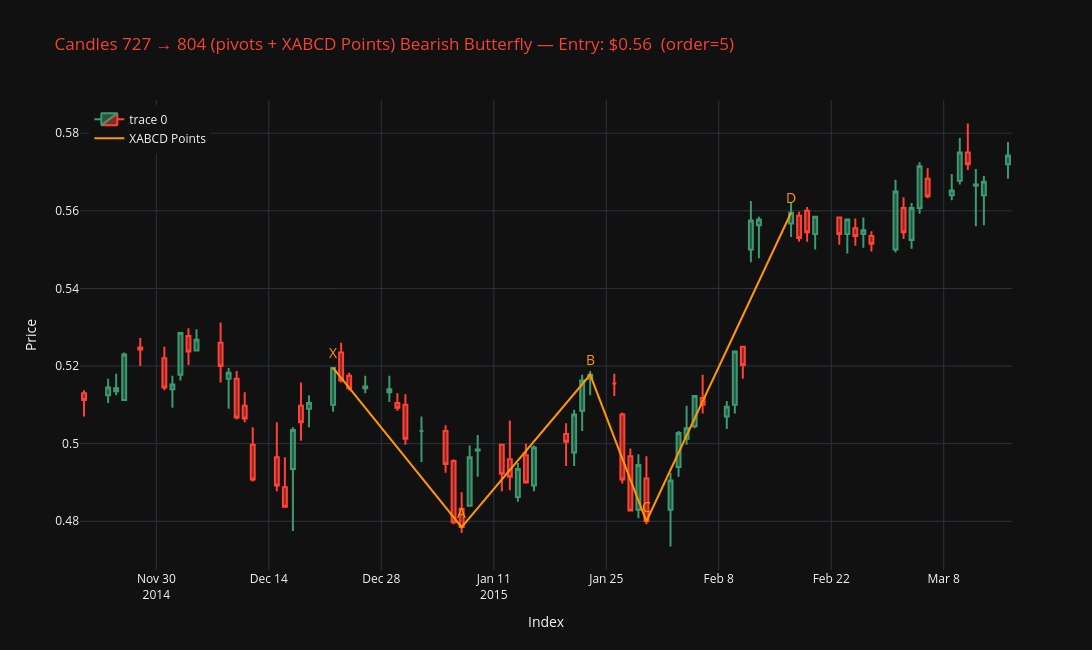
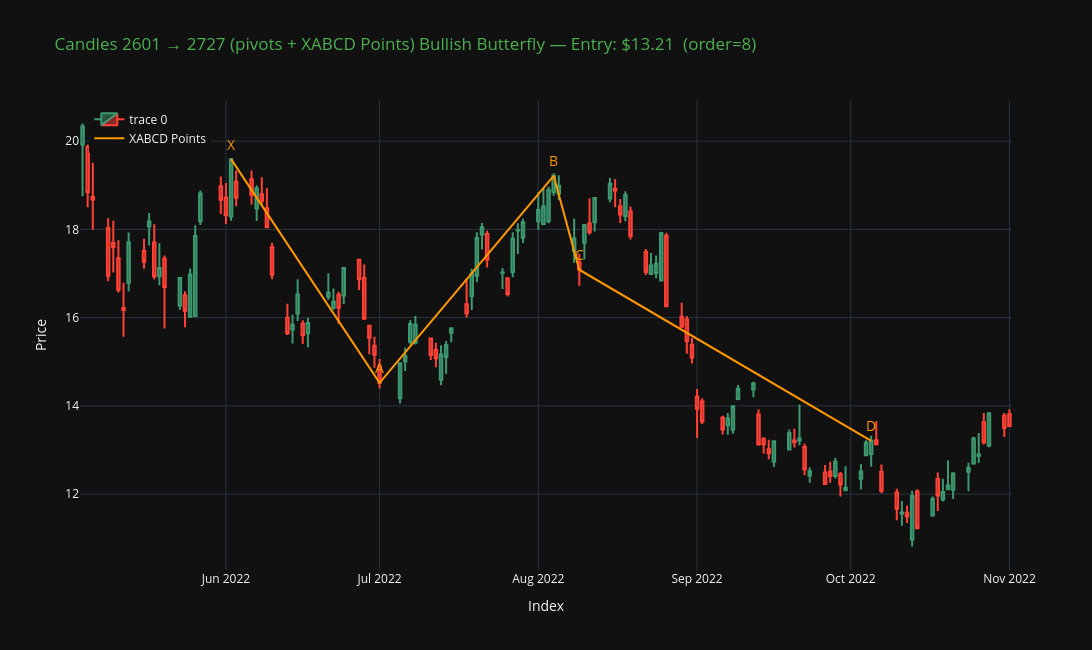
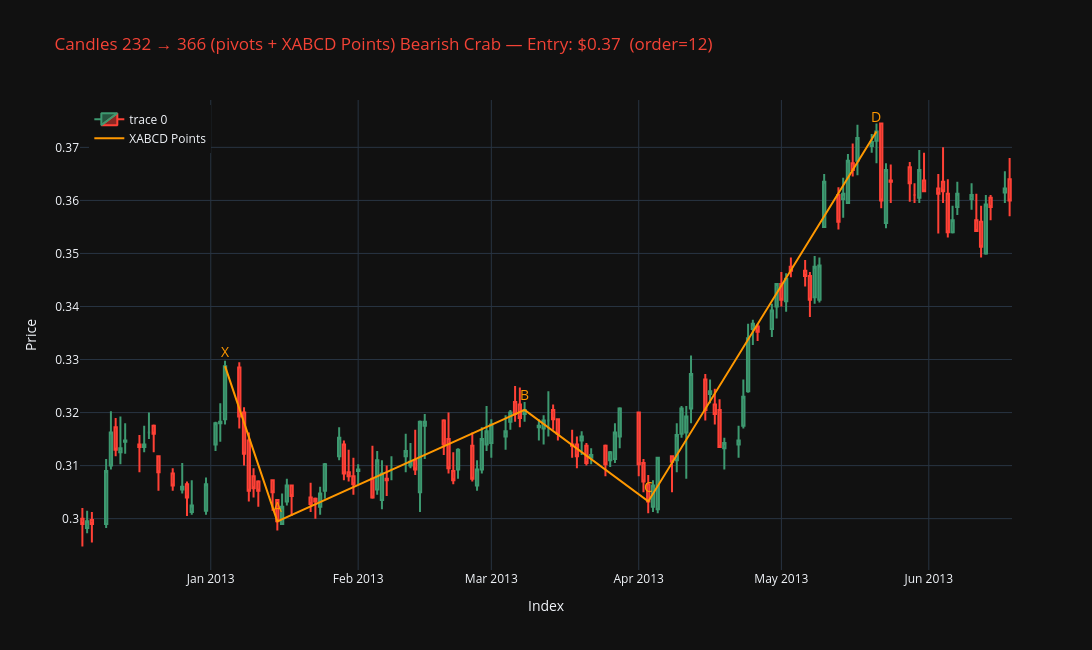

The notebook cell these images were saved under, in order:
### Markdown cell above
# Plot Harmonic Patterns

### Code cell
# --- Plot top harmonic patterns ---
for pat in unique_harmonics[:6]:
    pts = pat['points']

    x_idx = pts['X'][0]
    d_idx = pts['D'][0]
    margin = 20
    start = max(0, x_idx - margin)
    end = min(len(df), d_idx + margin)
    seg = df.iloc[start:end]

    # ax.plot(segment.index, segment['Close'], color='#90CAF9', linewidth=1, alpha=0.8)
    # Plot candlestick chart
    fig = go.Figure(data=[go.Candlestick(x=seg.index,
                open=seg['Open'],
                high=seg['High'],
                low=seg['Low'],
                close=seg['Close'])])

    labels = ['X', 'A', 'B', 'C', 'D']
    coords = [(df.index[pts[l][0]], pts[l][2]) for l in labels]
    xs, ys = zip(*coords)
    fig.add_trace(go.Scatter(
    x=xs,
    y=ys,
    mode="lines",
    line=dict(color='#FF9800', width=2),
    marker=dict(symbol='circle', size=10, color='#FF9800'),
    name="XABCD Points"
    ))
    for label, (x, y) in zip(labels, zip(xs, ys)):
        fig.add_annotation(
            x=x,
            y=y,
            text=label,
            yshift=15,
            showarrow=False,
            font=dict(size=14, color='#FF9800')
        )

    if pat['type'] is not None:
        color = '#4CAF50' if pat['direction'] == 'Bullish' else '#F44336' if pat['direction'] == 'Bearish' else '#FF9800'
    else:
        color = '#FF9800'  # Default orange for pattern name
    fig.update_layout(
        title=f"Candles {start} → {end} (pivots + XABCD Points)\n" + 
        (f"{pat['direction']} {pat['type']} — Entry: ${pat['entry_price']:.2f}  (order={pat['swing_order']})"),
        xaxis_title="Index",
        yaxis_title="Price",
        xaxis_rangeslider_visible=False,
        template="plotly_dark",
        legend=dict(yanchor="top", y=0.99, xanchor="left", x=0.01),
        height=650, width=1100,
        title_font_color = color
    )
    fig.show()

if not unique_harmonics:
    print("No harmonic patterns detected. Try increasing HARMONIC_GLOBAL_TOLERANCE_PCT or adding smaller HARMONIC_SWING_ORDERS.")
